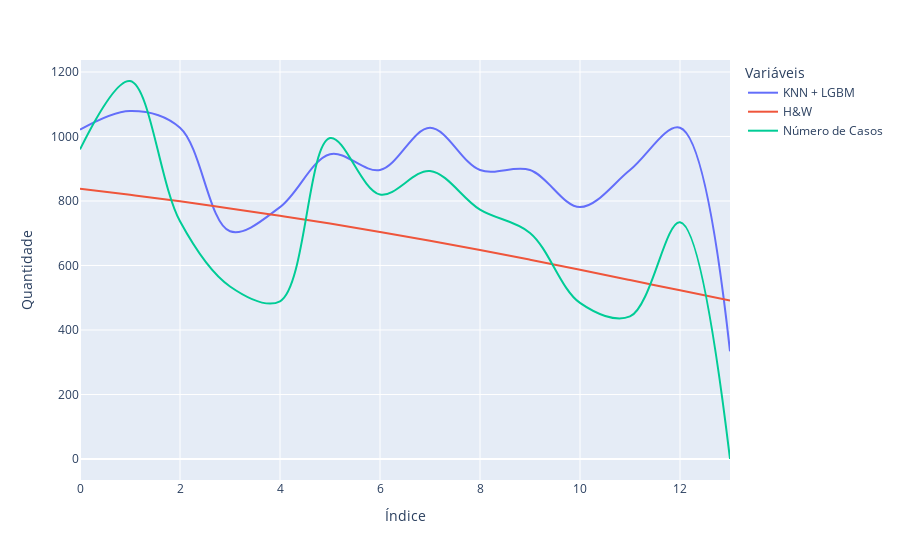

The code cell stored with this chart in its notebook:
### Code cell
fig = px.line(y=[lgbm_stacked.predict(X_test).round(), y_test, data_from_newCases['newCases'][-14:]], line_shape='spline', labels={'variable': 'Variáveis', 'index': 'Índice', 'value': 'Quantidade'})

customLegend(fig=fig,nameSwap = {'wide_variable_0': 'KNN + LGBM', 'wide_variable_1': 'H&W', 'wide_variable_2': 'Número de Casos'})

### Figure 1 — Plotly figure (JSON) as saved in the notebook; plotly's stock layout.template omitted (floating-point values rounded to 4 significant figures)
{"data": [{"hovertemplate": "Variáveis=wide_variable_0<br>Índice=%{x}<br>Quantidade=%{y}<extra></extra>", "legendgroup": "wide_variable_0", "line": {"color": "#636efa", "dash": "solid", "shape": "spline"}, "mode": "lines", "name": "KNN + LGBM", "orientation": "v", "showlegend": true, "type": "scatter", "x": [0, 1, 2, 3, 4, 5, 6, 7, 8, 9, 10, 11, 12, 13], "xaxis": "x", "y": [1021, 1079, 1027, 706, 781, 945, 896, 1027, 896, 896, 781, 896, 1027, 334], "yaxis": "y"}, {"hovertemplate": "Variáveis=wide_variable_1<br>Índice=%{x}<br>Quantidade=%{y}<extra></extra>", "legendgroup": "wide_variable_1", "line": {"color": "#EF553B", "dash": "solid", "shape": "spline"}, "mode": "lines", "name": "H&W", "orientation": "v", "showlegend": true, "type": "scatter", "x": [0, 1, 2, 3, 4, 5, 6, 7, 8, 9, 10, 11, 12, 13], "xaxis": "x", "y": [838, 819, 799, 777, 754, 730, 704, 677, 648, 618, 587, 555, 523, 491], "yaxis": "y"}, {"hovertemplate": "Variáveis=wide_variable_2<br>Índice=%{x}<br>Quantidade=%{y}<extra></extra>", "legendgroup": "wide_variable_2", "line": {"color": "#00cc96", "dash": "solid", "shape": "spline"}, "mode": "lines", "name": "Número de Casos", "orientation": "v", "showlegend": true, "type": "scatter", "x": [0, 1, 2, 3, 4, 5, 6, 7, 8, 9, 10, 11, 12, 13], "xaxis": "x", "y": [960, 1172, 737, 535, 489, 995, 820, 893, 773, 701, 484, 442, 734, 0], "yaxis": "y"}], "layout": {"legend": {"title": {"text": "Variáveis"}, "tracegroupgap": 0}, "margin": {"t": 60}, "xaxis": {"anchor": "y", "domain": [0, 1], "title": {"text": "Índice"}}, "yaxis": {"anchor": "x", "domain": [0, 1], "title": {"text": "Quantidade"}}}}
